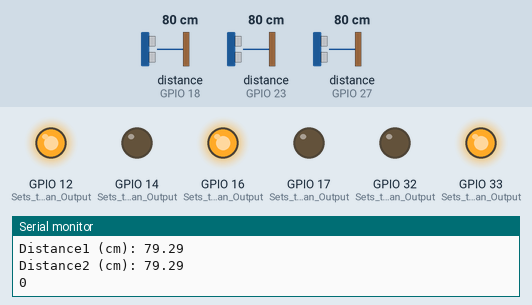
Bench run of a sketch on a simulated ESP32. On the bench: output pins drawn as LEDs (lit = HIGH), the last lines printed to the serial monitor. Wiring (inferred from the names in the program): 3 × ultrasonic range finder: trigger GPIO 5, echo GPIO 18 / trigger GPIO 22, echo GPIO 23 / trigger GPIO 26, echo GPIO 27. Inputs (shaded band) come from the test bench; at power-on: distance to the obstacle (sensors on GPIO 18, GPIO 23, GPIO 27) 80 cm. The echo pulse lasts 58.3 µs per cm; WiFi joins after 1.5 s; servers stay silent unless stated; uploads are accepted with an empty reply; pins used as bus, display or sensor lines are not drawn.

Above: at 2.7 s.
2.8 s: distance to the obstacle (sensor on GPIO 18) set to 7 cm
6.9 s: distance to the obstacle (sensor on GPIO 18) set to 4 cm
At 9.0 s:
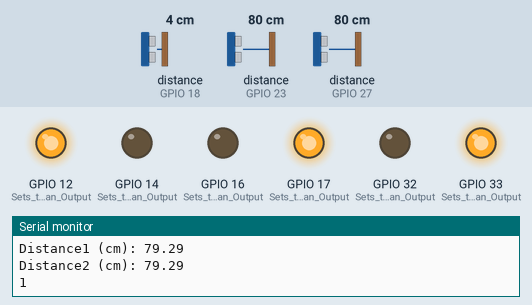
9.3 s: distance to the obstacle (sensor on GPIO 23) set to 7 cm
11.0 s: distance to the obstacle (sensor on GPIO 23) set to 4 cm
At 12.4 s:
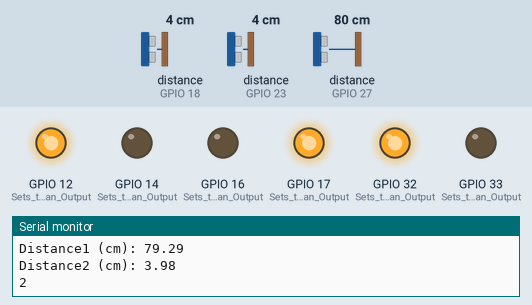
13.5 s: distance to the obstacle (sensor on GPIO 27) set to 7 cm
15.2 s: distance to the obstacle (sensor on GPIO 27) set to 4 cm
At 17.2 s:
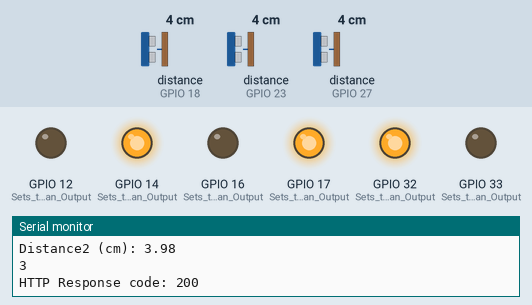
Timing chart, 0 to 18.5 s (numbered marks = the images above; inputs shaded):
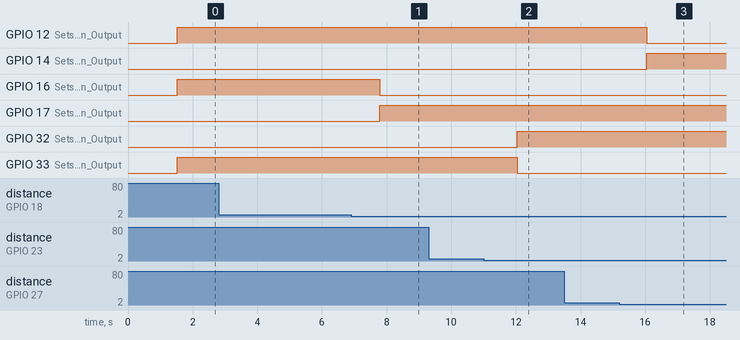

The sketch:

capteur.ino
```cpp
#include <WiFi.h>
#include <HTTPClient.h>

const char* ssid = "iPhone";
const char* password = "chiheb12";

//Your Domain name with URL path or IP address with path
const char* serverName = "http://172.20.10.4:3000/sensors";

// the following variables are unsigned longs because the time, measured in
// milliseconds, will quickly become a bigger number than can be stored in an int.
unsigned long lastTime = 0;
// Timer set to 10 minutes (600000)
//unsigned long timerDelay = 600000;
// Set timer to 5 seconds (5000)
unsigned long timerDelay = 5000;

/****/
const int trigPin = 5;
const int echoPin = 18;

const int trigPin1 = 26;
const int echoPin1 = 27;

const int trigPin2 = 22;
const int echoPin2 = 23;

int nb = 0;
//define sound speed in cm/uS
#define SOUND_SPEED 0.034
#define CM_TO_INCH 0.393701
long duration;
float distanceCm;

long duration1;
float distanceCm1;

long duration2;
float distanceCm2;


//float distanceInch;


void setup() {

  Serial.begin(115200); // Starts the serial communication
  /******/

  WiFi.begin(ssid, password);
  Serial.println("Connecting");
  while(WiFi.status() != WL_CONNECTED) {
    delay(500);
    Serial.print(".");
  }
  Serial.println("");
  Serial.print("Connected to WiFi network with IP Address: ");
  Serial.println(WiFi.localIP());

  Serial.println("Timer set to 5 seconds (timerDelay variable), it will take 5 seconds before publishing the first reading.");
  /******/
  /***D***/
  pinMode(16, OUTPUT); // Sets the Led as an Output
  pinMode(17, OUTPUT); // Sets the Led as an Output
  /***D1***/
  pinMode(12, OUTPUT); // Sets the Led as an Output
  pinMode(14, OUTPUT); // Sets the Led as an Output
  /***D2***/
  pinMode(32, OUTPUT); // Sets the Led as an Output
  pinMode(33, OUTPUT); // Sets the Led as an Output

  pinMode(trigPin, OUTPUT); // Sets the trigPin as an Output
  pinMode(echoPin, INPUT); // Sets the echoPin as an Input

  pinMode(trigPin1, OUTPUT); // Sets the trigPin as an Output
  pinMode(echoPin1, INPUT); // Sets the echoPin as an Input

  pinMode(trigPin2, OUTPUT); // Sets the trigPin as an Output
  pinMode(echoPin2, INPUT); // Sets the echoPin as an Input

}
void loop() {
  nb = 0;
  /******************************************************************************/

  // Clears the trigPin
  digitalWrite(trigPin, LOW);
  delayMicroseconds(2);
  // Sets the trigPin on HIGH state for 10 micro seconds
  digitalWrite(trigPin, HIGH);
  delayMicroseconds(10);
  digitalWrite(trigPin, LOW);

  // Reads the echoPin, returns the sound wave travel time in microseconds
  duration = pulseIn(echoPin, HIGH);

  // Calculate the distance
  distanceCm = duration * SOUND_SPEED/2;

  // Convert to inches
  //distanceInch = distanceCm * CM_TO_INCH;

  // Prints the distance in the Serial Monitor
  Serial.print("Distance (cm): ");
  Serial.println(distanceCm);
  if(distanceCm < 5)
  {
    nb = nb + 1;
    digitalWrite(17, HIGH);
    digitalWrite(16, LOW);
  }
  else
  {
   // nb = nb - 1;
    digitalWrite(17, LOW);
    digitalWrite(16, HIGH);
  }
  /*Serial.print("Distance (inch): ");
  Serial.println(distanceInch);*/
  /******************************************************************************/
  // Clears the trigPin
  digitalWrite(trigPin1, LOW);
  delayMicroseconds(2);
  // Sets the trigPin on HIGH state for 10 micro seconds
  digitalWrite(trigPin1, HIGH);
  delayMicroseconds(10);
  digitalWrite(trigPin1, LOW);

  // Reads the echoPin, returns the sound wave travel time in microseconds
  duration1 = pulseIn(echoPin1, HIGH);

  // Calculate the distance
  distanceCm1 = duration1 * SOUND_SPEED/2;

  // Prints the distance in the Serial Monitor
  Serial.print("Distance1 (cm): ");
  Serial.println(distanceCm1);
  if(distanceCm1 < 5)
  {
    nb = nb + 1;
    digitalWrite(14, HIGH);
    digitalWrite(12, LOW);
  }
  else
  {
   // nb = nb - 1;
    digitalWrite(14, LOW);
    digitalWrite(12, HIGH);
  }
  /******************************************************************************/
  // Clears the trigPin
  digitalWrite(trigPin2, LOW);
  delayMicroseconds(2);
  // Sets the trigPin on HIGH state for 10 micro seconds
  digitalWrite(trigPin2, HIGH);
  delayMicroseconds(10);
  digitalWrite(trigPin2, LOW);

  // Reads the echoPin, returns the sound wave travel time in microseconds
  duration2 = pulseIn(echoPin2, HIGH);

  // Calculate the distance
  distanceCm2 = duration2 * SOUND_SPEED/2;

  // Prints the distance in the Serial Monitor
  Serial.print("Distance2 (cm): ");
  Serial.println(distanceCm2);
  if(distanceCm2 < 5)
  {
    nb = nb + 1;
    digitalWrite(32, HIGH);
    digitalWrite(33, LOW);
  }
  else
  {
    // nb = nb - 1;
    digitalWrite(32, LOW);
    digitalWrite(33, HIGH);
  }

  Serial.println(nb);
  /******************************************************************************/
  //Send an HTTP POST request every 10 minutes
  if ((millis() - lastTime) > timerDelay) {
    //Check WiFi connection status
    if(WiFi.status()== WL_CONNECTED){
      WiFiClient client;
      HTTPClient http;

      // Your Domain name with URL path or IP address with path
      http.begin(client, serverName);

      // Specify content-type header
      http.addHeader("Content-Type", "application/x-www-form-urlencoded");

      // Data to send with HTTP POST
      //String httpRequestData = "api_key=tPmAT5Ab3j7F9&sensor=BME280&name=24.25&email=49.54&msg=1005.14";
      // Send HTTP POST request
      //int httpResponseCode = http.POST(httpRequestData);

      // If you need an HTTP request with a content type: application/json, use the following:
      http.addHeader("Content-Type", "application/json");

      //int httpResponseCode = http.POST("{\"api_key\":\"tPmAT5Ab3j7F9\",\"sensor\":\"BME280\",\"nbdispo\":\"0\"}");


      if (nb == 0 ){
      int httpResponseCode = http.POST("{\"api_key\":\"tPmAT5Ab3j7F9\",\"sensor\":\"BME280\",\"nbdispo\":\"0\"}");
           Serial.print("HTTP Response code: ");
      Serial.println(httpResponseCode);
      }

      if (nb == 1 ){
      int httpResponseCode = http.POST("{\"api_key\":\"tPmAT5Ab3j7F9\",\"sensor\":\"BME280\",\"nbdispo\":\"1\"}");
           Serial.print("HTTP Response code: ");
      Serial.println(httpResponseCode);
      }

            if (nb == 2 ){
      int httpResponseCode = http.POST("{\"api_key\":\"tPmAT5Ab3j7F9\",\"sensor\":\"BME280\",\"nbdispo\":\"2\"}");
           Serial.print("HTTP Response code: ");
      Serial.println(httpResponseCode);
      }

            if (nb == 3 ){
      int httpResponseCode = http.POST("{\"api_key\":\"tPmAT5Ab3j7F9\",\"sensor\":\"BME280\",\"nbdispo\":\"3\"}");
           Serial.print("HTTP Response code: ");
      Serial.println(httpResponseCode);
      }


      // If you need an HTTP request with a content type: text/plain
      //http.addHeader("Content-Type", "text/plain");
      //int httpResponseCode = http.POST("Hello, World!");

    //  Serial.print("HTTP Response code: ");
   //   Serial.println(httpResponseCode);

      // Free resources
      http.end();
    }
    else {
      Serial.println("WiFi Disconnected");
    }
    lastTime = millis();
  }
  /************************************************/
  delay(1000);
}
```

Measured:
- the behaviour switches between 6 and 5 cm on distance to the obstacle (sensor on GPIO 18) (found by bisection; images 0 and 1)
- the behaviour switches between 6 and 5 cm on distance to the obstacle (sensor on GPIO 23) (found by bisection; images 1 and 2)
- the behaviour switches between 6 and 5 cm on distance to the obstacle (sensor on GPIO 27) (found by bisection; images 2 and 3)
- after the input at 6.9 s, GPIO 16 (Sets_the_Led_as_an_Output): HIGH → LOW after 0.89 s; GPIO 17 (Sets_the_Led_as_an_Output): LOW → HIGH after 0.89 s
- after the input at 11.0 s, GPIO 32 (Sets_the_Led_as_an_Output): LOW → HIGH after 1.0 s; GPIO 33 (Sets_the_Led_as_an_Output): HIGH → LOW after 1.0 s
- after the input at 15.2 s, GPIO 12 (Sets_the_Led_as_an_Output): HIGH → LOW after 0.85 s; GPIO 14 (Sets_the_Led_as_an_Output): LOW → HIGH after 0.85 s
